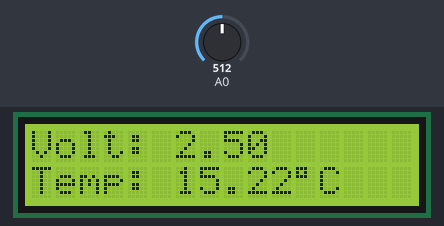
Bench run of a sketch on a simulated Arduino Uno, built with avr-gcc and run on an emulated ATmega328P. On the bench: 16×2 character LCD. The inputs (shaded band) are chosen by the test bench; at power-on: A0 = 512.

Above: at 1.2 s.
1.3 s: A0 set to 716
At 2.8 s:
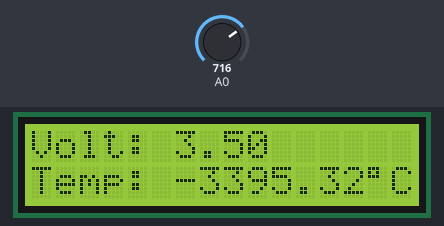
3.5 s: A0 set to 900
At 4.9 s:
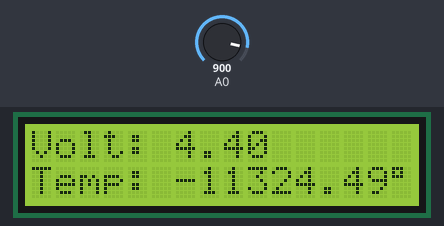
5.5 s: A0 set to 1023
At 6.9 s:
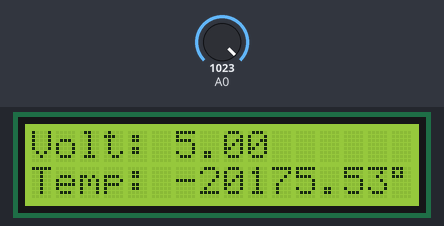
Timing chart, 0 to 8.5 s (numbered marks = the images above; inputs shaded):
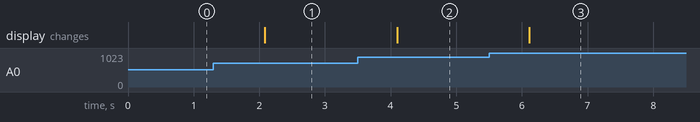

The sketch:

lcd_display_pt100.ino
```cpp
#include <LiquidCrystal.h>
#include <math.h>

LiquidCrystal lcd(12, 11, 5, 4, 3, 2);

// Coefficients for temperature formula: T = n1 + n2*V + n3*V^2 + n4*V^3
const float n1 = 475.07068903;
const float n2 = -1692.8886208;
const float n3 = 1695.70287764;
const float n4 = -436.62989088;

void setup() {
    lcd.begin(16, 2);
    lcd.clear();
}

void loop() {
    int sensorValue = analogRead(A0);
    float input_voltage = (5.0 * sensorValue / 1023.0);
    float v = input_voltage;
    float temperature = n1 + n2 * v + n3 * v * v + n4 * v * v * v;

    lcd.clear();
    lcd.setCursor(0, 0);
    lcd.print("Volt: ");
    lcd.print(input_voltage, 2);

    lcd.setCursor(0, 1);
    lcd.print("Temp: ");
    lcd.print(temperature, 2);
    lcd.write(223);
    lcd.print("C");

    delay(1000);
}
```

display.cpp
```cpp
#include <LiquidCrystal.h>
#include <math.h>

LiquidCrystal lcd(12, 11, 5, 4, 3, 2);

// Coefficients for temperature formula: T = n1 + n2*V + n3*V^2 + n4*V^3
const float n1 = 475.07068903;
const float n2 = -1692.8886208;
const float n3 = 1695.70287764;
const float n4 = -436.62989088;

void setup() {
  lcd.begin(16, 2);
  lcd.clear();
}

void loop() {
  int sensorValue = analogRead(A0);
  float input_voltage = (5.0 * sensorValue / 1023.0);
  float v = input_voltage;
  float temperature = n1 + n2 * v + n3 * v * v + n4 * v * v * v;

  lcd.clear();
  lcd.setCursor(0, 0);
  lcd.print("Volt: ");
  lcd.print(input_voltage, 2);

  lcd.setCursor(0, 1);
  lcd.print("Temp: ");
  lcd.print(temperature, 2);
  lcd.write(223);
  lcd.print("C");

  delay(1000);
}
```

Measured:
- after the input at 1.3 s, the display: changes after 0.78 s (image 1)
- after the input at 3.5 s, the display: changes after 0.60 s (image 2)
- after the input at 5.5 s, the display: changes after 0.61 s (image 3)
